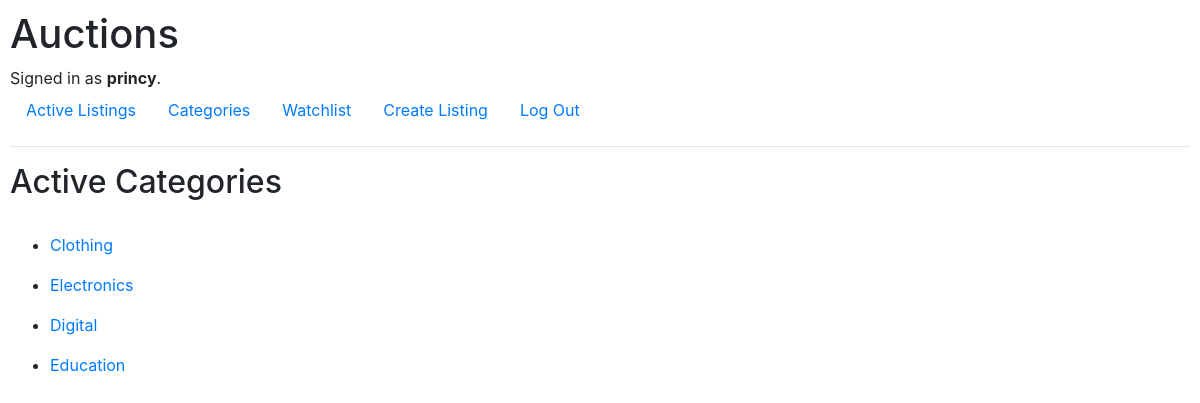
The app's page /categories (signed in), older data.
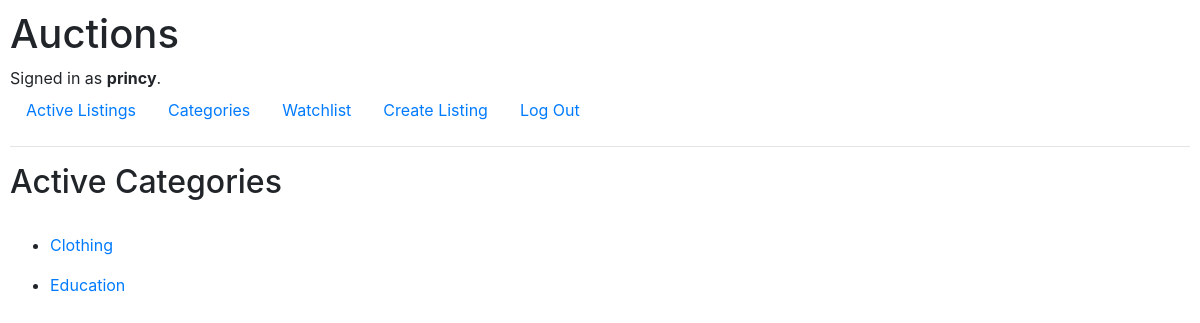
The same page, newer data.
### auctions/models.py (models this page shows, shortened)
class Listings(models.Model):
    CategoryType = models.TextChoices('CategoryType', 'Electronics Clothing Education Digital')
    listing_owner=models.ForeignKey(settings.AUTH_USER_MODEL,
        on_delete=models.CASCADE, null=True)
    listing_title=models.CharField(max_length=100,unique=True)
    listing_image=models.ImageField(null=True,blank=True)
    listing_price=models.DecimalField(max_digits=5,decimal_places=2)
    listing_category=models.CharField(blank=True,choices=CategoryType.choices, max_length=200)
    created_at=models.DateTimeField(auto_now_add=True)

### auctions/views.py (the view)
# urls.py: path("categories",views.categories,name="categories"),
@login_required
def categories(request):
    listings=Listings.objects.all()
    list_item=[]
    for listing in listings:
        list_item.append(listing.listing_category)
    list_item=set(list_item)
    print(list_item)
    context={'categories':list_item}
    return render(request,"auctions/categories.html", context)

### auctions/templates/auctions/categories.html
{% extends "auctions/layout.html" %} {% load static %} {% block body %}
<h2>Active Categories</h2>
<br>
{% for category in  categories %}
    <ul>
        <li>
            <a href="{% url 'category_items' category %}"> {{category}}</a>
        </li>
    </ul>
{% endfor %}
{% endblock %}

Row changes from the older to the newer data that the page shows:
removed Listings: categories "Electronics"
removed Listings: categories "Digital"
